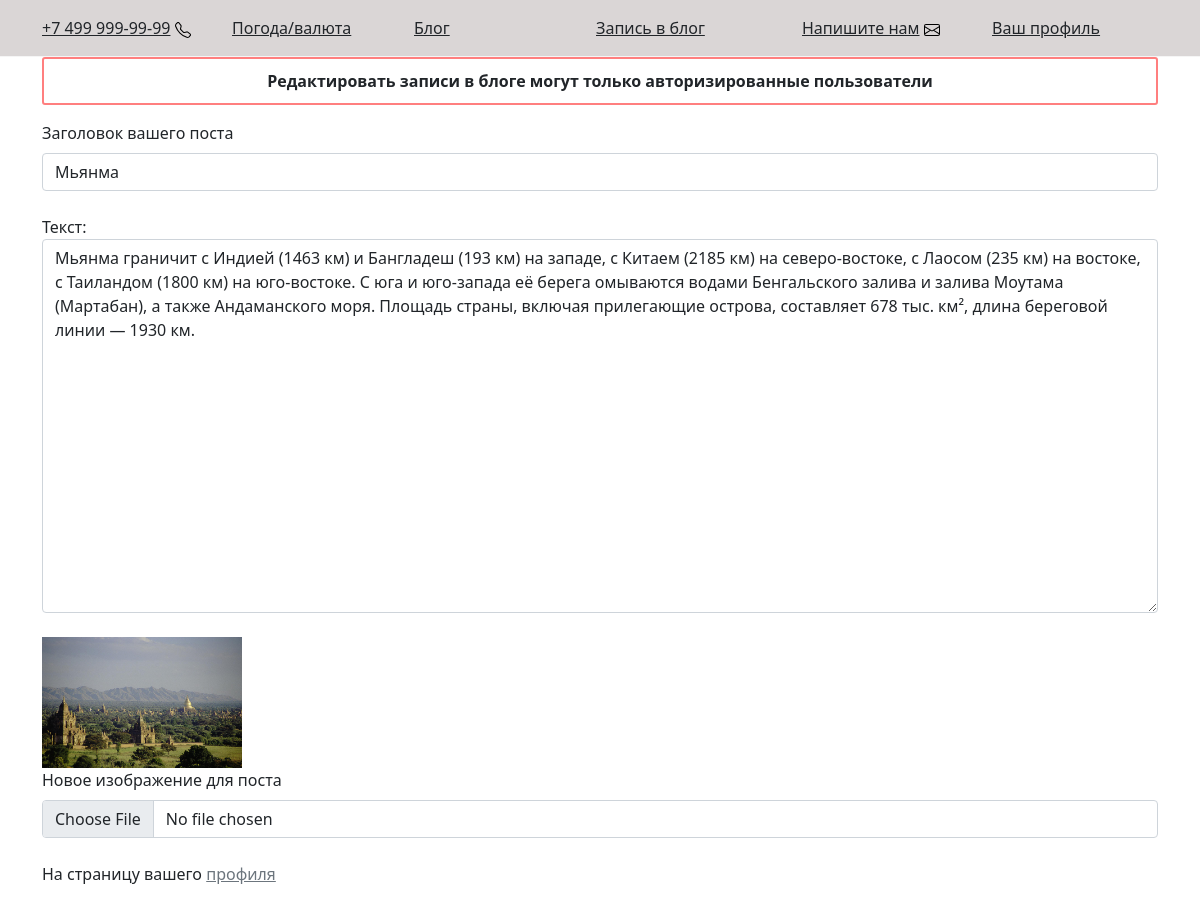
The page /templates/blog/toBlogEdit.php?id=34 on the database its author committed.
### tables this page shows
CREATE TABLE `posts` (
  `id` int UNSIGNED NOT NULL,
  `title` varchar(255) DEFAULT NULL,
  `text` text,
  `insertedOn` datetime DEFAULT NULL,
  `userId` int UNSIGNED DEFAULT NULL,
  `img` varchar(255) DEFAULT NULL
);

### templates/functions.php (called while the page is built, shortened)
<?php
require_once $_SERVER['DOCUMENT_ROOT'] . '/config/connect.php';
function getMessageBlogForEdit($postId)
{
	global $pdo;
	$postId = (int)$postId;
	$stmt = $pdo->prepare('SELECT posts.id,posts.title,posts.text,posts.insertedOn,posts.userId,posts.img, users.fullname
	FROM posts LEFT JOIN users ON posts.userId = users.id WHERE posts.id = ?');
	$stmt->execute([$postId]);
	$arr = [];
	while ($row = $stmt->fetch())
	{
		$arr[] = $row;
	}
    return $arr;
}

### templates/blog/toBlogEdit.php (the view, shortened to what this page needs)
<?php
require_once $_SERVER['DOCUMENT_ROOT'] . '/config/connect.php';
require_once $_SERVER['DOCUMENT_ROOT'] . '/templates/functions.php';
$getMessageBlogForEdit = getMessageBlogForEdit($_GET['id']);
?>
<!doctype html>
<html lang="ru">
    <?php require $_SERVER['DOCUMENT_ROOT'] . "/templates/head.php"?>
    <body>
        <?php require $_SERVER['DOCUMENT_ROOT'] . "/templates/header.php"?>
        <main>
            <div class="container">
                <div class="row">
                    <div class="col-md">
                        <form action="/templates/blog/toBlogEditHandler.php" method="post" enctype="multipart/form-data">
                            <div><?php if (!isset($_SESSION['user'])) {
                            echo '<p class="msg">' . "Редактировать записи в блоге могут только авторизированные пользователи" . '</p>';}
                            elseif ($_SESSION['user']['id'] != $getMessageBlogForEdit[0]['userId']) {
                                echo '<p class="msg">' . "Разрешено редактировать только свои записи в блоге" . '</p>';}
                            ?></div>
                            <div class="mb-4">
                            <label class="form-label" >Заголовок вашего поста</label>
                            <input type="text" name="titleBlogEdit" placeholder="Введите заговолок" class="form-control"
                            value="<?=$getMessageBlogForEdit[0]['title']?>">
                            </div>
                            <div class="mb-4">
                            <label for="text">Текст:</label><br>
			                <textarea type="text" name="textareaBlogEdit" placeholder="Введите ваш текст" class="form-control"
                            rows="15" cols="45"><?=$getMessageBlogForEdit[0]['text']?></textarea>
                            </div>
                            <div class="mb-4">
                            <img src="<?="/" . $getMessageBlogForEdit[0]['img']?>" alt="" width="200" ><br>
                            <label class="form-label" >Новое изображение для поста</label>
                            <input type="file" name="imageBlogEdit" class="form-control">
                            </div>
                                На страницу вашего <a href="/templates/profile.php" class="text-secondary">профиля</a>
                            </div>
                    </div>
                </div>
        </main>
    </body>
</html>

### styles/main.css (style rules this page uses)
html, body { height: 100%; }
main { padding-bottom: 100px; }
.msg { border: 2px solid #ff7f7f; border-radius: 3px; padding: 10px; text-align: center; font-weight: 700; }

### rows shown on the page
posts: titleBlogEdit "Мьянма", textareaBlogEdit "Мьянма граничит с Индией (1463 км) и Бангладеш (193 км) на западе, с Китаем (2185 км) на северо-востоке, с Лаосом (235 км) на востоке, с Таиландом (1800 км) на юго-востоке. С юга и юго-запада её берега омываются водами Бенгальского залива и залива Моутама (Мартабан), а также Андаманского моря. Площадь страны, включая прилегающие острова, составляет 678 тыс. км², длина береговой линии — 1930 км.", img (picture)
